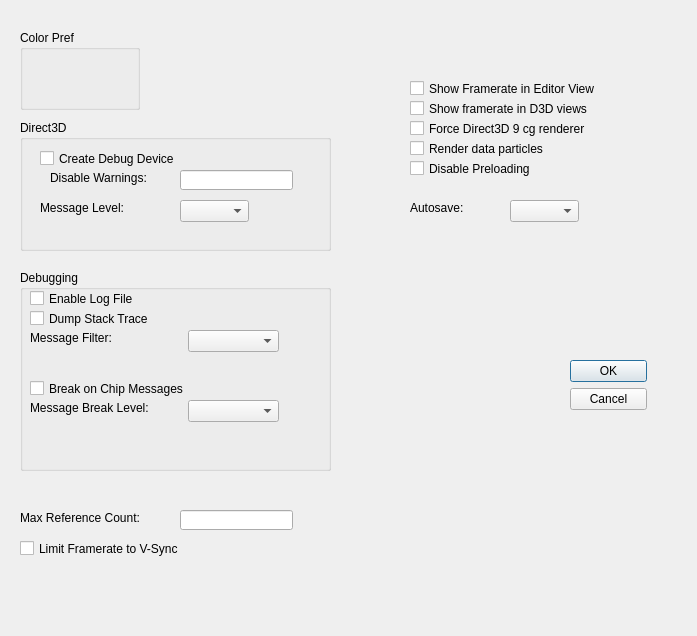
<?xml version="1.0" encoding="UTF-8"?>
<ui version="4.0">
 <class>Dialog</class>
 <widget class="QDialog" name="Dialog">
  <property name="geometry">
   <rect>
    <x>0</x>
    <y>0</y>
    <width>697</width>
    <height>636</height>
   </rect>
  </property>
  <property name="windowTitle">
   <string>Dialog</string>
  </property>
  <widget class="QWidget" name="layoutWidget">
   <property name="geometry">
    <rect>
     <x>570</x>
     <y>360</y>
     <width>77</width>
     <height>106</height>
    </rect>
   </property>
   <layout class="QVBoxLayout">
    <property name="spacing">
     <number>6</number>
    </property>
    <property name="leftMargin">
     <number>0</number>
    </property>
    <property name="topMargin">
     <number>0</number>
    </property>
    <property name="rightMargin">
     <number>0</number>
    </property>
    <property name="bottomMargin">
     <number>0</number>
    </property>
    <item>
     <widget class="QPushButton" name="okButton">
      <property name="text">
       <string>OK</string>
      </property>
     </widget>
    </item>
    <item>
     <widget class="QPushButton" name="cancelButton">
      <property name="text">
       <string>Cancel</string>
      </property>
     </widget>
    </item>
    <item>
     <spacer>
      <property name="orientation">
       <enum>Qt::Vertical</enum>
      </property>
      <property name="sizeHint" stdset="0">
       <size>
        <width>20</width>
        <height>40</height>
       </size>
      </property>
     </spacer>
    </item>
   </layout>
  </widget>
  <widget class="QGroupBox" name="groupBox">
   <property name="geometry">
    <rect>
     <x>20</x>
     <y>30</y>
     <width>120</width>
     <height>80</height>
    </rect>
   </property>
   <property name="title">
    <string>Color Pref</string>
   </property>
  </widget>
  <widget class="QGroupBox" name="groupBox_2">
   <property name="geometry">
    <rect>
     <x>20</x>
     <y>120</y>
     <width>311</width>
     <height>131</height>
    </rect>
   </property>
   <property name="title">
    <string>Direct3D</string>
   </property>
   <widget class="QCheckBox" name="checkBox">
    <property name="geometry">
     <rect>
      <x>20</x>
      <y>30</y>
      <width>221</width>
      <height>17</height>
     </rect>
    </property>
    <property name="text">
     <string>Create Debug Device</string>
    </property>
   </widget>
   <widget class="QLabel" name="label">
    <property name="geometry">
     <rect>
      <x>30</x>
      <y>50</y>
      <width>111</width>
      <height>16</height>
     </rect>
    </property>
    <property name="text">
     <string>Disable Warnings:</string>
    </property>
   </widget>
   <widget class="QLineEdit" name="lineEdit">
    <property name="geometry">
     <rect>
      <x>160</x>
      <y>50</y>
      <width>113</width>
      <height>20</height>
     </rect>
    </property>
   </widget>
   <widget class="QComboBox" name="comboBox_2">
    <property name="geometry">
     <rect>
      <x>160</x>
      <y>80</y>
      <width>69</width>
      <height>22</height>
     </rect>
    </property>
   </widget>
   <widget class="QLabel" name="label_3">
    <property name="geometry">
     <rect>
      <x>20</x>
      <y>80</y>
      <width>111</width>
      <height>16</height>
     </rect>
    </property>
    <property name="text">
     <string>Message Level:</string>
    </property>
   </widget>
  </widget>
  <widget class="QGroupBox" name="groupBox_3">
   <property name="geometry">
    <rect>
     <x>20</x>
     <y>270</y>
     <width>311</width>
     <height>201</height>
    </rect>
   </property>
   <property name="title">
    <string>Debugging</string>
   </property>
   <widget class="QCheckBox" name="checkBox_2">
    <property name="geometry">
     <rect>
      <x>10</x>
      <y>20</y>
      <width>171</width>
      <height>17</height>
     </rect>
    </property>
    <property name="text">
     <string>Enable Log File</string>
    </property>
   </widget>
   <widget class="QCheckBox" name="checkBox_3">
    <property name="geometry">
     <rect>
      <x>10</x>
      <y>40</y>
      <width>251</width>
      <height>17</height>
     </rect>
    </property>
    <property name="text">
     <string>Dump Stack Trace</string>
    </property>
   </widget>
   <widget class="QComboBox" name="comboBox">
    <property name="geometry">
     <rect>
      <x>168</x>
      <y>60</y>
      <width>91</width>
      <height>22</height>
     </rect>
    </property>
   </widget>
   <widget class="QLabel" name="label_2">
    <property name="geometry">
     <rect>
      <x>10</x>
      <y>60</y>
      <width>101</width>
      <height>16</height>
     </rect>
    </property>
    <property name="text">
     <string>Message Filter:</string>
    </property>
   </widget>
   <widget class="QLabel" name="label_6">
    <property name="geometry">
     <rect>
      <x>10</x>
      <y>130</y>
      <width>121</width>
      <height>16</height>
     </rect>
    </property>
    <property name="text">
     <string>Message Break Level:</string>
    </property>
   </widget>
   <widget class="QComboBox" name="comboBox_4">
    <property name="geometry">
     <rect>
      <x>168</x>
      <y>130</y>
      <width>91</width>
      <height>22</height>
     </rect>
    </property>
   </widget>
   <widget class="QCheckBox" name="checkBox_10">
    <property name="geometry">
     <rect>
      <x>10</x>
      <y>110</y>
      <width>251</width>
      <height>17</height>
     </rect>
    </property>
    <property name="text">
     <string>Break on Chip Messages</string>
    </property>
   </widget>
  </widget>
  <widget class="QLabel" name="label_4">
   <property name="geometry">
    <rect>
     <x>20</x>
     <y>510</y>
     <width>141</width>
     <height>16</height>
    </rect>
   </property>
   <property name="text">
    <string>Max Reference Count:</string>
   </property>
  </widget>
  <widget class="QLineEdit" name="lineEdit_2">
   <property name="geometry">
    <rect>
     <x>180</x>
     <y>510</y>
     <width>113</width>
     <height>20</height>
    </rect>
   </property>
  </widget>
  <widget class="QCheckBox" name="checkBox_4">
   <property name="geometry">
    <rect>
     <x>20</x>
     <y>540</y>
     <width>271</width>
     <height>17</height>
    </rect>
   </property>
   <property name="text">
    <string>Limit Framerate to V-Sync</string>
   </property>
  </widget>
  <widget class="QCheckBox" name="checkBox_5">
   <property name="geometry">
    <rect>
     <x>410</x>
     <y>80</y>
     <width>191</width>
     <height>17</height>
    </rect>
   </property>
   <property name="text">
    <string>Show Framerate in Editor View</string>
   </property>
  </widget>
  <widget class="QCheckBox" name="checkBox_6">
   <property name="geometry">
    <rect>
     <x>410</x>
     <y>100</y>
     <width>191</width>
     <height>17</height>
    </rect>
   </property>
   <property name="text">
    <string>Show framerate in D3D views</string>
   </property>
  </widget>
  <widget class="QCheckBox" name="checkBox_7">
   <property name="geometry">
    <rect>
     <x>410</x>
     <y>120</y>
     <width>191</width>
     <height>17</height>
    </rect>
   </property>
   <property name="text">
    <string>Force Direct3D 9 cg renderer</string>
   </property>
  </widget>
  <widget class="QCheckBox" name="checkBox_8">
   <property name="geometry">
    <rect>
     <x>410</x>
     <y>140</y>
     <width>211</width>
     <height>17</height>
    </rect>
   </property>
   <property name="text">
    <string>Render data particles</string>
   </property>
  </widget>
  <widget class="QCheckBox" name="checkBox_9">
   <property name="geometry">
    <rect>
     <x>410</x>
     <y>160</y>
     <width>161</width>
     <height>17</height>
    </rect>
   </property>
   <property name="text">
    <string>Disable Preloading</string>
   </property>
  </widget>
  <widget class="QComboBox" name="comboBox_3">
   <property name="geometry">
    <rect>
     <x>510</x>
     <y>200</y>
     <width>69</width>
     <height>22</height>
    </rect>
   </property>
  </widget>
  <widget class="QLabel" name="label_5">
   <property name="geometry">
    <rect>
     <x>410</x>
     <y>200</y>
     <width>91</width>
     <height>16</height>
    </rect>
   </property>
   <property name="text">
    <string>Autosave:</string>
   </property>
  </widget>
 </widget>
 <resources/>
 <connections>
  <connection>
   <sender>okButton</sender>
   <signal>clicked()</signal>
   <receiver>Dialog</receiver>
   <slot>accept()</slot>
   <hints>
    <hint type="sourcelabel">
     <x>351</x>
     <y>38</y>
    </hint>
    <hint type="destinationlabel">
     <x>233</x>
     <y>29</y>
    </hint>
   </hints>
  </connection>
  <connection>
   <sender>cancelButton</sender>
   <signal>clicked()</signal>
   <receiver>Dialog</receiver>
   <slot>reject()</slot>
   <hints>
    <hint type="sourcelabel">
     <x>330</x>
     <y>66</y>
    </hint>
    <hint type="destinationlabel">
     <x>197</x>
     <y>125</y>
    </hint>
   </hints>
  </connection>
 </connections>
</ui>
